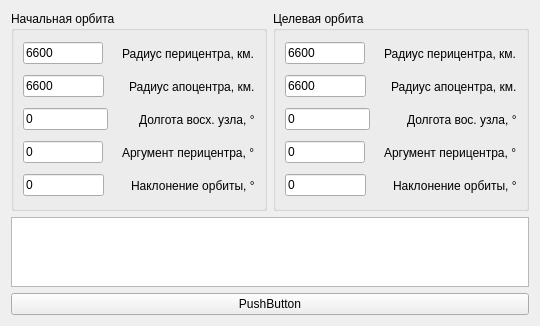
<?xml version="1.0" encoding="UTF-8"?>
<ui version="4.0">
 <class>orbit</class>
 <widget class="QWidget" name="orbit">
  <property name="enabled">
   <bool>true</bool>
  </property>
  <property name="geometry">
   <rect>
    <x>0</x>
    <y>0</y>
    <width>540</width>
    <height>326</height>
   </rect>
  </property>
  <property name="windowTitle">
   <string>Orbit transfer</string>
  </property>
  <layout class="QVBoxLayout" name="verticalLayout">
   <item>
    <layout class="QHBoxLayout" name="horizontalLayout">
     <item>
      <widget class="QGroupBox" name="groupBox">
       <property name="minimumSize">
        <size>
         <width>0</width>
         <height>200</height>
        </size>
       </property>
       <property name="title">
        <string>Начальная орбита</string>
       </property>
       <layout class="QVBoxLayout" name="verticalLayout_2">
        <item>
         <layout class="QHBoxLayout" name="horizontalLayout_2">
          <item>
           <widget class="QLineEdit" name="edt_init_peri">
            <property name="enabled">
             <bool>true</bool>
            </property>
            <property name="text">
             <string>6600</string>
            </property>
           </widget>
          </item>
          <item>
           <spacer name="horizontalSpacer">
            <property name="orientation">
             <enum>Qt::Horizontal</enum>
            </property>
            <property name="sizeHint" stdset="0">
             <size>
              <width>40</width>
              <height>20</height>
             </size>
            </property>
           </spacer>
          </item>
          <item>
           <widget class="QLabel" name="label">
            <property name="text">
             <string>Радиус перицентра, км.</string>
            </property>
           </widget>
          </item>
         </layout>
        </item>
        <item>
         <layout class="QHBoxLayout" name="horizontalLayout_3">
          <item>
           <widget class="QLineEdit" name="edt_init_apo">
            <property name="enabled">
             <bool>true</bool>
            </property>
            <property name="text">
             <string>6600</string>
            </property>
           </widget>
          </item>
          <item>
           <spacer name="horizontalSpacer_2">
            <property name="orientation">
             <enum>Qt::Horizontal</enum>
            </property>
            <property name="sizeHint" stdset="0">
             <size>
              <width>46</width>
              <height>20</height>
             </size>
            </property>
           </spacer>
          </item>
          <item>
           <widget class="QLabel" name="label_2">
            <property name="text">
             <string>Радиус апоцентра, км.</string>
            </property>
           </widget>
          </item>
         </layout>
        </item>
        <item>
         <layout class="QHBoxLayout" name="horizontalLayout_4">
          <item>
           <widget class="QLineEdit" name="edt_init_ascnode">
            <property name="enabled">
             <bool>true</bool>
            </property>
            <property name="text">
             <string>0</string>
            </property>
           </widget>
          </item>
          <item>
           <spacer name="horizontalSpacer_3">
            <property name="orientation">
             <enum>Qt::Horizontal</enum>
            </property>
            <property name="sizeHint" stdset="0">
             <size>
              <width>48</width>
              <height>20</height>
             </size>
            </property>
           </spacer>
          </item>
          <item>
           <widget class="QLabel" name="label_3">
            <property name="text">
             <string>Долгота восх. узла, °</string>
            </property>
           </widget>
          </item>
         </layout>
        </item>
        <item>
         <layout class="QHBoxLayout" name="horizontalLayout_5">
          <item>
           <widget class="QLineEdit" name="edt_init_periarg">
            <property name="enabled">
             <bool>true</bool>
            </property>
            <property name="text">
             <string>0</string>
            </property>
           </widget>
          </item>
          <item>
           <spacer name="horizontalSpacer_4">
            <property name="orientation">
             <enum>Qt::Horizontal</enum>
            </property>
            <property name="sizeHint" stdset="0">
             <size>
              <width>40</width>
              <height>20</height>
             </size>
            </property>
           </spacer>
          </item>
          <item>
           <widget class="QLabel" name="label_4">
            <property name="text">
             <string>Аргумент перицентра, °</string>
            </property>
           </widget>
          </item>
         </layout>
        </item>
        <item>
         <layout class="QHBoxLayout" name="horizontalLayout_7">
          <item>
           <widget class="QLineEdit" name="edt_init_inclination">
            <property name="enabled">
             <bool>true</bool>
            </property>
            <property name="text">
             <string>0</string>
            </property>
           </widget>
          </item>
          <item>
           <spacer name="horizontalSpacer_5">
            <property name="orientation">
             <enum>Qt::Horizontal</enum>
            </property>
            <property name="sizeHint" stdset="0">
             <size>
              <width>48</width>
              <height>20</height>
             </size>
            </property>
           </spacer>
          </item>
          <item>
           <widget class="QLabel" name="label_5">
            <property name="text">
             <string>Наклонение орбиты, °</string>
            </property>
           </widget>
          </item>
         </layout>
        </item>
       </layout>
      </widget>
     </item>
     <item>
      <widget class="QGroupBox" name="groupBox_2">
       <property name="minimumSize">
        <size>
         <width>0</width>
         <height>200</height>
        </size>
       </property>
       <property name="title">
        <string>Целевая орбита</string>
       </property>
       <layout class="QVBoxLayout" name="verticalLayout_3">
        <item>
         <layout class="QHBoxLayout" name="horizontalLayout_9">
          <item>
           <widget class="QLineEdit" name="edt_target_peri">
            <property name="text">
             <string>6600</string>
            </property>
           </widget>
          </item>
          <item>
           <spacer name="horizontalSpacer_6">
            <property name="orientation">
             <enum>Qt::Horizontal</enum>
            </property>
            <property name="sizeHint" stdset="0">
             <size>
              <width>40</width>
              <height>20</height>
             </size>
            </property>
           </spacer>
          </item>
          <item>
           <widget class="QLabel" name="label_8">
            <property name="text">
             <string>Радиус перицентра, км.</string>
            </property>
           </widget>
          </item>
         </layout>
        </item>
        <item>
         <layout class="QHBoxLayout" name="horizontalLayout_10">
          <item>
           <widget class="QLineEdit" name="edt_target_apo">
            <property name="text">
             <string>6600</string>
            </property>
           </widget>
          </item>
          <item>
           <spacer name="horizontalSpacer_7">
            <property name="orientation">
             <enum>Qt::Horizontal</enum>
            </property>
            <property name="sizeHint" stdset="0">
             <size>
              <width>46</width>
              <height>20</height>
             </size>
            </property>
           </spacer>
          </item>
          <item>
           <widget class="QLabel" name="label_9">
            <property name="text">
             <string>Радиус апоцентра, км.</string>
            </property>
           </widget>
          </item>
         </layout>
        </item>
        <item>
         <layout class="QHBoxLayout" name="horizontalLayout_11">
          <item>
           <widget class="QLineEdit" name="edt_target_ascnode">
            <property name="text">
             <string>0</string>
            </property>
           </widget>
          </item>
          <item>
           <spacer name="horizontalSpacer_8">
            <property name="orientation">
             <enum>Qt::Horizontal</enum>
            </property>
            <property name="sizeHint" stdset="0">
             <size>
              <width>54</width>
              <height>20</height>
             </size>
            </property>
           </spacer>
          </item>
          <item>
           <widget class="QLabel" name="label_10">
            <property name="text">
             <string>Долгота вос. узла, °</string>
            </property>
           </widget>
          </item>
         </layout>
        </item>
        <item>
         <layout class="QHBoxLayout" name="horizontalLayout_12">
          <item>
           <widget class="QLineEdit" name="edt_target_periarg">
            <property name="text">
             <string>0</string>
            </property>
           </widget>
          </item>
          <item>
           <spacer name="horizontalSpacer_9">
            <property name="orientation">
             <enum>Qt::Horizontal</enum>
            </property>
            <property name="sizeHint" stdset="0">
             <size>
              <width>40</width>
              <height>20</height>
             </size>
            </property>
           </spacer>
          </item>
          <item>
           <widget class="QLabel" name="label_11">
            <property name="text">
             <string>Аргумент перицентра, °</string>
            </property>
           </widget>
          </item>
         </layout>
        </item>
        <item>
         <layout class="QHBoxLayout" name="horizontalLayout_13">
          <item>
           <widget class="QLineEdit" name="edt_target_inclination">
            <property name="text">
             <string>0</string>
            </property>
           </widget>
          </item>
          <item>
           <spacer name="horizontalSpacer_10">
            <property name="orientation">
             <enum>Qt::Horizontal</enum>
            </property>
            <property name="sizeHint" stdset="0">
             <size>
              <width>48</width>
              <height>20</height>
             </size>
            </property>
           </spacer>
          </item>
          <item>
           <widget class="QLabel" name="label_12">
            <property name="text">
             <string>Наклонение орбиты, °</string>
            </property>
           </widget>
          </item>
         </layout>
        </item>
       </layout>
      </widget>
     </item>
    </layout>
   </item>
   <item>
    <widget class="QTextEdit" name="textEdit"/>
   </item>
   <item>
    <widget class="QPushButton" name="pushButton">
     <property name="enabled">
      <bool>true</bool>
     </property>
     <property name="text">
      <string>PushButton</string>
     </property>
    </widget>
   </item>
  </layout>
 </widget>
 <resources/>
 <connections/>
</ui>
